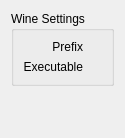
<?xml version="1.0" encoding="UTF-8"?>
<ui version="4.0">
 <class>LinuxSettings</class>
 <widget class="QWidget" name="LinuxSettings">
  <property name="geometry">
   <rect>
    <x>0</x>
    <y>0</y>
    <width>109</width>
    <height>138</height>
   </rect>
  </property>
  <property name="windowTitle">
   <string>LinuxSettings</string>
  </property>
  <layout class="QVBoxLayout" name="linux_layout">
   <item>
    <widget class="QGroupBox" name="wine_groupbox">
     <property name="title">
      <string>Wine Settings</string>
     </property>
     <layout class="QFormLayout" name="wine_layout">
      <property name="labelAlignment">
       <set>Qt::AlignRight|Qt::AlignTrailing|Qt::AlignVCenter</set>
      </property>
      <item row="0" column="0">
       <widget class="QLabel" name="prefix_label">
        <property name="text">
         <string>Prefix</string>
        </property>
        <property name="alignment">
         <set>Qt::AlignRight|Qt::AlignTrailing|Qt::AlignVCenter</set>
        </property>
       </widget>
      </item>
      <item row="0" column="1">
       <layout class="QVBoxLayout" name="prefix_layout"/>
      </item>
      <item row="1" column="0">
       <widget class="QLabel" name="exec_label">
        <property name="text">
         <string>Executable</string>
        </property>
        <property name="alignment">
         <set>Qt::AlignRight|Qt::AlignTrailing|Qt::AlignVCenter</set>
        </property>
       </widget>
      </item>
      <item row="1" column="1">
       <layout class="QVBoxLayout" name="exec_layout"/>
      </item>
     </layout>
    </widget>
   </item>
   <item>
    <layout class="QVBoxLayout" name="overlay_layout"/>
   </item>
   <item>
    <spacer name="linux_vspacer">
     <property name="orientation">
      <enum>Qt::Vertical</enum>
     </property>
     <property name="sizeHint" stdset="0">
      <size>
       <width>20</width>
       <height>40</height>
      </size>
     </property>
    </spacer>
   </item>
  </layout>
 </widget>
 <resources/>
 <connections/>
</ui>
